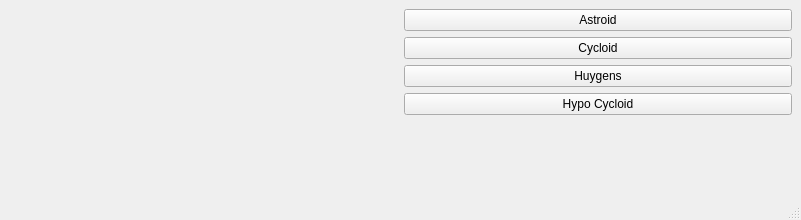
<?xml version="1.0" encoding="UTF-8"?>
<ui version="4.0">
 <class>MainWindow</class>
 <widget class="QMainWindow" name="MainWindow">
  <property name="geometry">
   <rect>
    <x>0</x>
    <y>0</y>
    <width>801</width>
    <height>220</height>
   </rect>
  </property>
  <property name="windowTitle">
   <string>MainWindow</string>
  </property>
  <widget class="QWidget" name="centralwidget">
   <layout class="QGridLayout" name="gridLayout_2">
    <item row="0" column="0">
     <layout class="QGridLayout" name="gridLayout">
      <item row="0" column="0">
       <widget class="RenderArea" name="renderArea" native="true"/>
      </item>
      <item row="0" column="1">
       <layout class="QVBoxLayout" name="verticalLayout">
        <item>
         <widget class="QPushButton" name="btnAstroid">
          <property name="text">
           <string>Astroid</string>
          </property>
         </widget>
        </item>
        <item>
         <widget class="QPushButton" name="btnCycloid">
          <property name="text">
           <string>Cycloid</string>
          </property>
         </widget>
        </item>
        <item>
         <widget class="QPushButton" name="btnHuygensCycloid">
          <property name="text">
           <string>Huygens</string>
          </property>
         </widget>
        </item>
        <item>
         <widget class="QPushButton" name="btnHypoCycloid">
          <property name="text">
           <string>Hypo Cycloid</string>
          </property>
         </widget>
        </item>
        <item>
         <spacer name="verticalSpacer">
          <property name="orientation">
           <enum>Qt::Vertical</enum>
          </property>
          <property name="sizeHint" stdset="0">
           <size>
            <width>20</width>
            <height>40</height>
           </size>
          </property>
         </spacer>
        </item>
       </layout>
      </item>
     </layout>
    </item>
   </layout>
  </widget>
  <widget class="QStatusBar" name="statusbar"/>
 </widget>
 <customwidgets>
  <customwidget>
   <class>RenderArea</class>
   <extends>QWidget</extends>
   <header>renderarea.h</header>
   <container>1</container>
  </customwidget>
 </customwidgets>
 <resources/>
 <connections/>
</ui>
